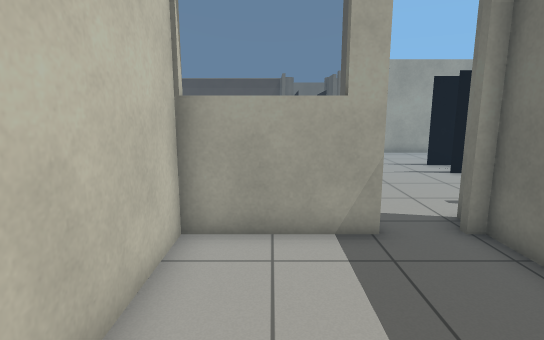
view 1 (above)

24 first-person views from a walk through a robot-simulator world made for Gazebo. The camera is 1.2 m above the floor, tilts 10° down and sees 80° across. The lines on the ground mark 1 m squares. The floor is counted in squares, 0.5 m on a side. Each view is taken from the middle of a square. On the plan, view 1 faces up. The plan holds only what a view shows up to about 19 squares ahead; the rest is blank. The place goes on beyond the plan.

view 2
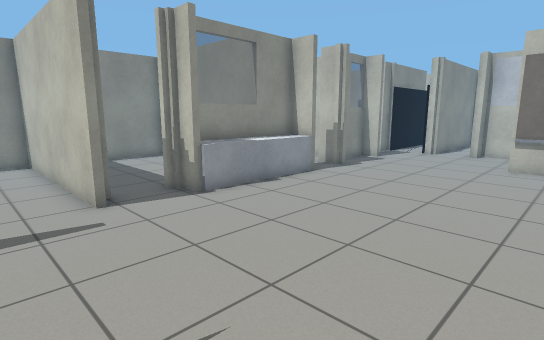

view 3
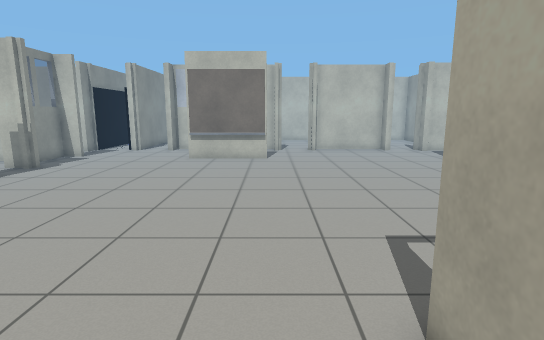

view 4
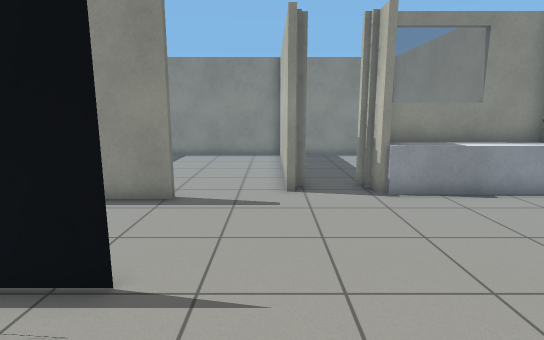

view 5
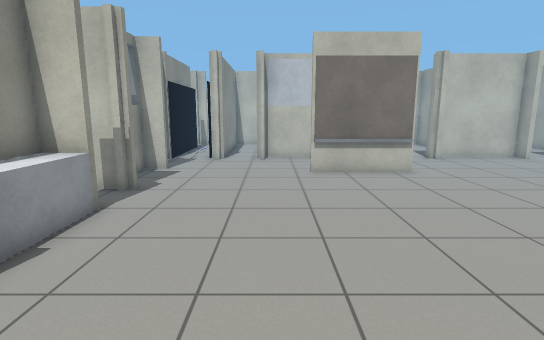

view 6
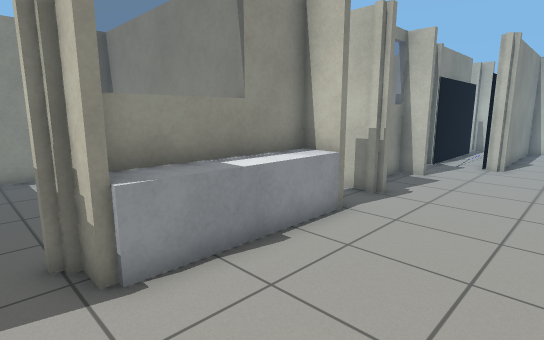

view 7
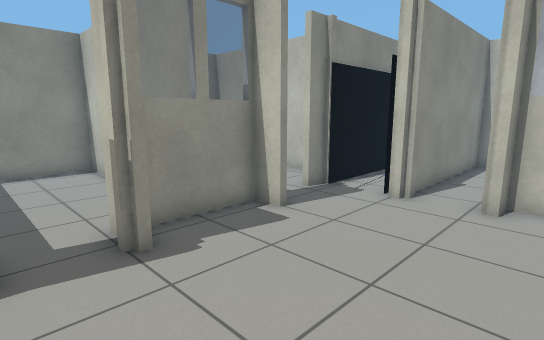

view 8
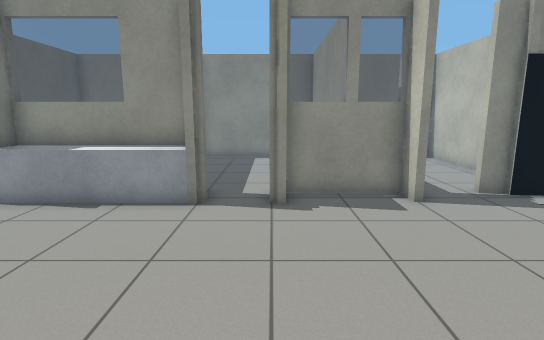

view 9
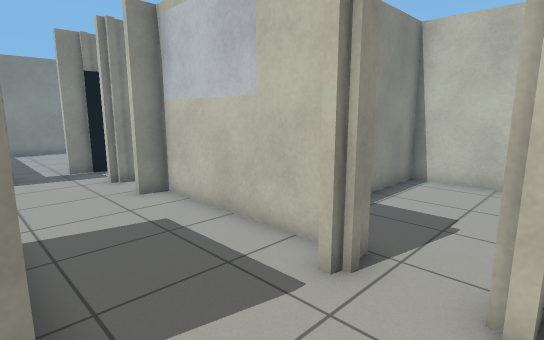

view 10
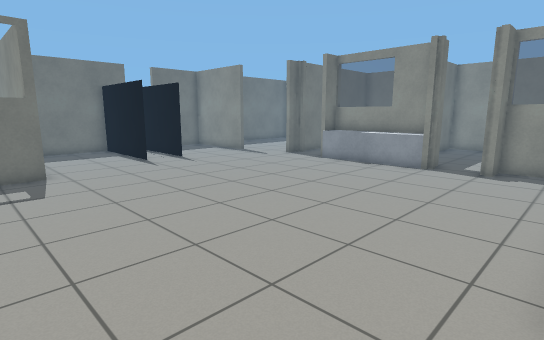

view 11
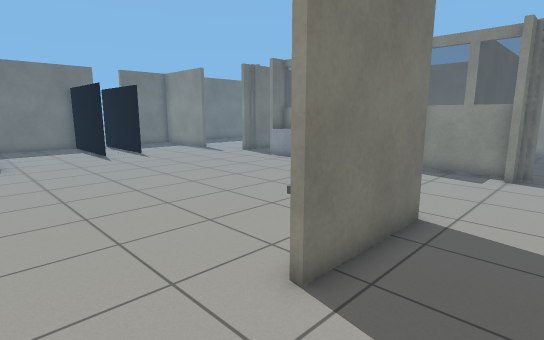

view 12
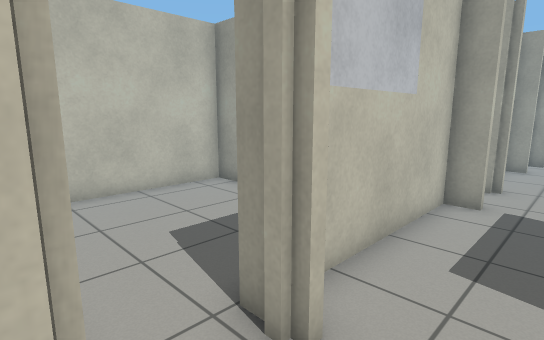

view 13
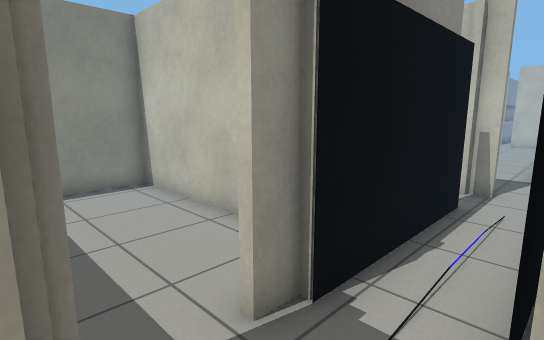

view 14
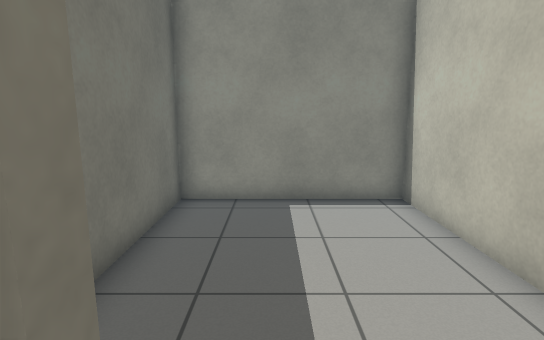

view 15
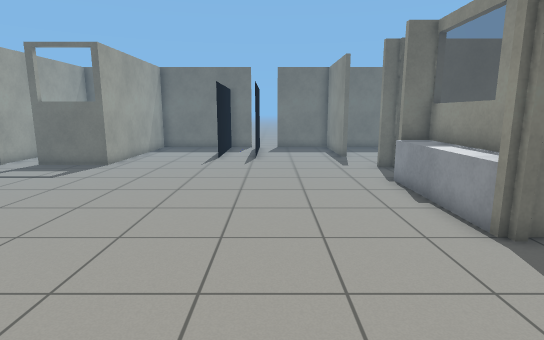

view 16
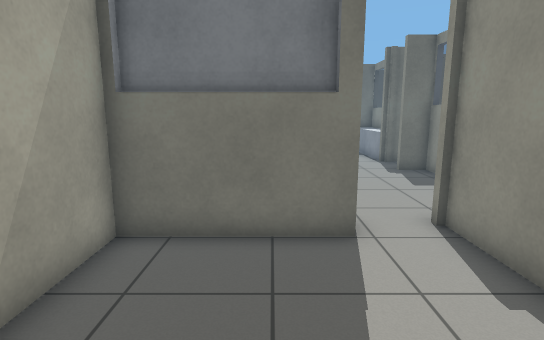

view 17
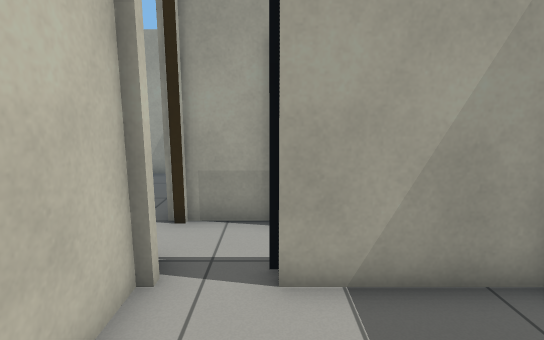

view 18
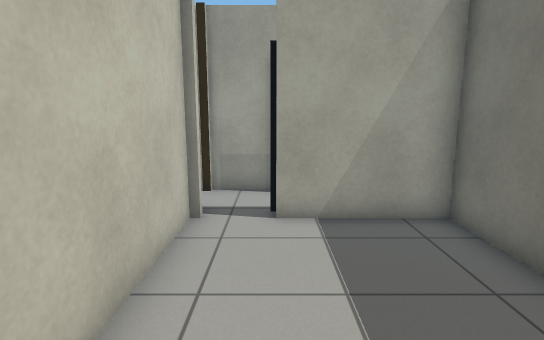

view 19
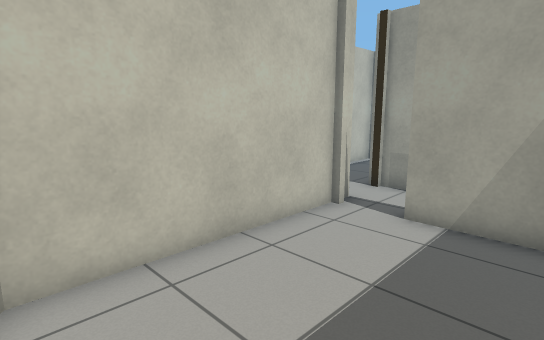

view 20
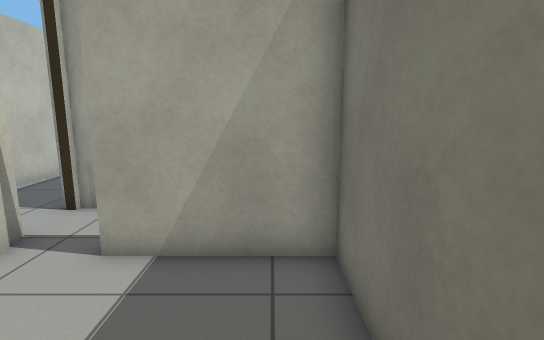

view 21
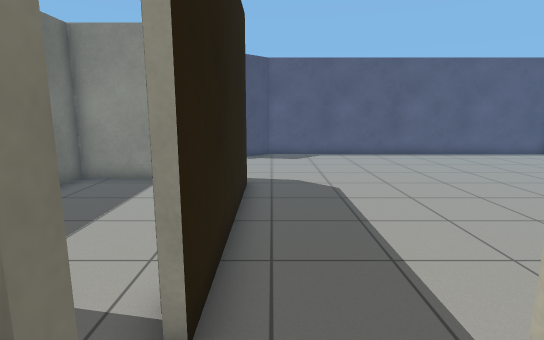

view 22
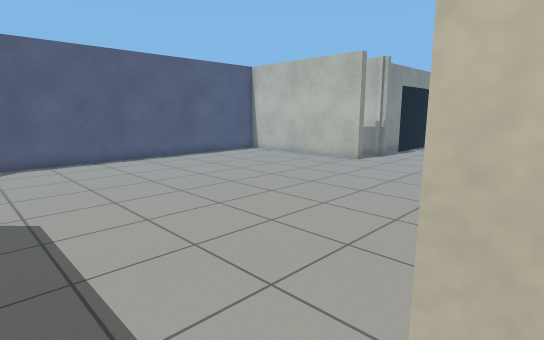

view 23
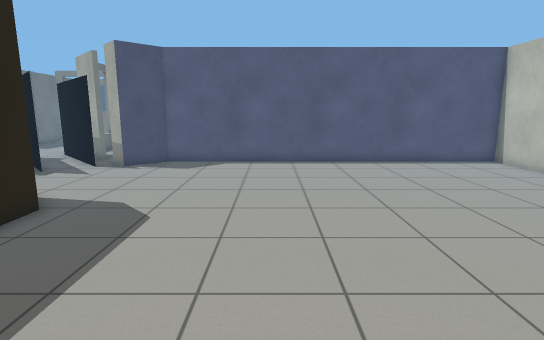

view 24
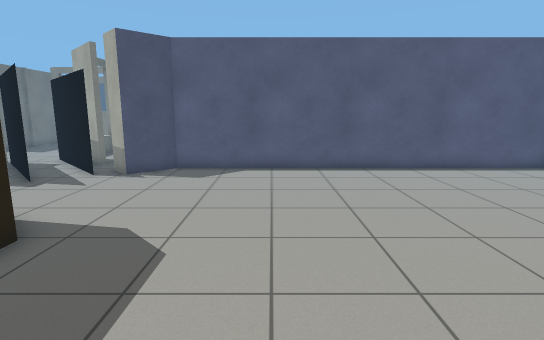

### Floor plan
Points are (right, up) in squares from view 1. A wall is a line through its corners. A room is listed if a view was taken in it or the views show most of it. See-through windows are left out.
Room 1 (view 1)
walls: (2.2, 6.2) (-1.9, 6.2); (-1.8, 6.5) (-1.8, -1.9) (4.3, -1.9) (4.3, 6.2)
ways out: opening at (3, 6.5) to room 2
Room 2 (views 2, 3, 4, 5, 6, 7, 8, 9, 10, 11, 12, 13, 14, 15)
walls: (-4, 7.6) (1.8, 7.6) (1.8, 6.6); (-4, 6.1) (-4, 7.1); (-6.1, 7.1) (-6.1, 6.1); (4.5, 7.2) (4.5, -1.9) (9.5, -1.9); (-9.3, 13.5) (-9.3, 17.7) (-9.1, 17.7) (-9.1, 13.5); (4.3, 6.5) (4.3, 7.2); (-6.4, 6.1) (-6.4, 7.6); (7.8, 8.1) (9.5, 8.1); (-9.9, 7.5) (-9.9, 6.4) (-6.4, 6.4); (-10.1, 6.6) (-10.1, 7.5); (9.5, 19.6) (4.9, 19.6) (4.9, 22.5); (-13.1, 9.5) (-13.1, 8.8); (-12.8, 18.2) (-13.7, 18.2) (-13.7, 11.6) (-12.8, 11.6); (-13.7, 22.5) (-13.7, 21.2)
low walls: (-13.6, 20.8) (-12.8, 20.8)
ways out: opening at (3, 6.5) to room 1; opening at (-12, 9) to room 3; opening at (-11.5, 6.5) to room 7; opening at (-5, 6.5) to room 8
objects: ramp (8, 13) to (9, 13); ramp (8, 15) to (9, 15)
Room 3 (view 16)
walls: (-13.7, 11.8) (-13.7, 16.1) (-16.8, 16.1); (-12.8, 11.4) (-13.9, 11.4) (-13.9, 16.1); (-21.4, 9.3) (-18.4, 9.3); (-19.8, 16.1) (-20.9, 16.1) (-20.9, 8.8); (-13.1, 6.4) (-12.2, 6.4)
ways out: opening at (-12, 9) to room 2; opening at (-19, 7.5) to room 9
objects: ramp (-19, 7) to (-14, 7); ramp (-18, 9) to (-14, 9)
Room 4 (views 17, 18, 19, 20)
walls: (-14.9, 2.1) (-14.9, 6.2) (-19, 6.2); (-17.6, -1.9) (-14.9, -1.9) (-14.9, -0.5); (-20.9, 6.2) (-20.9, -0.9)
ways out: opening at (-20, 6) to room 9
Room 5 (view 21)
walls: (-23.2, 14.8) (-24.5, 14.8) (-24.5, 11.5)
ways out: opening at (-22.5, 9) to room 6
Room 6 (views 22, 23, 24)
walls: (-21.2, -0.9) (-21.2, 7.1); (-38.1, -0.6) (-38.1, -4.4); (-24.1, 8) (-24.1, 7.5); (-38.1, -6.1) (-38.1, -9.1) (-21.8, -9.1) (-20.3, -7.5) (-19.3, -8.5)
ways out: opening at (-22.5, 9) to room 5; opening at (-21, 8) to room 9
objects: ramp (-19, -9) to (-16, -6)
Room 7 (no view inside)
walls: (-14.7, 4.2) (-14.7, -1.9) (-8.4, -1.9) (-8.4, 6.5)
ways out: opening at (-11.5, 6.5) to room 2
Room 8 (no view inside)
walls: (-8.2, 6.5) (-8.2, -1.9) (-2.2, -1.9)
ways out: opening at (-5, 6.5) to room 2
Room 9 (no view inside)
walls: (-20.9, 7.1) (-20.9, 6.4); (-19, 9) (-21.4, 9)
ways out: opening at (-19, 7.5) to room 3; opening at (-20, 6) to room 4; opening at (-21, 8) to room 6

Positions as (right, up) in squares from view 1, and headings:
1: (0, 0), facing up
2: (7, 16), facing down-left
3: (8, 18), facing left
4: (5, 17), facing down
5: (4, 12), facing left
6: (3, 12), facing down-left
7: (-4, 13), facing down-left
8: (-6, 16), facing down
9: (-9, 21), facing down-left
10: (-9, 22), facing down-right
11: (-12, 21), facing down-right
12: (-11, 9), facing up-left
13: (-10, 9), facing down-left
14: (-11, 7), facing down
15: (-10, 12), facing right
16: (-20, 13), facing right
17: (-19, 2), facing up
18: (-19, -1), facing up
19: (-16, -1), facing up-left
20: (-16, 1), facing up
21: (-22, 10), facing down
22: (-23, 8), facing down-left
23: (-27, 7), facing down
24: (-26, 5), facing down
